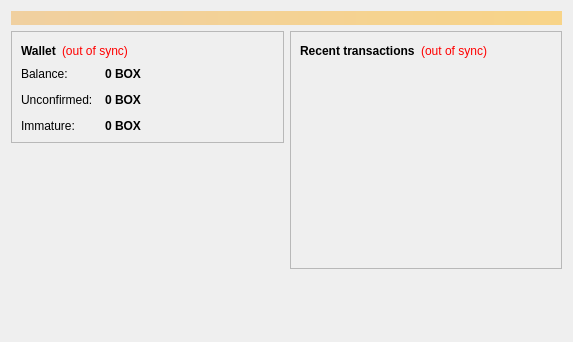
<?xml version="1.0" encoding="UTF-8"?>
<ui version="4.0">
 <class>OverviewPage</class>
 <widget class="QWidget" name="OverviewPage">
  <property name="geometry">
   <rect>
    <x>0</x>
    <y>0</y>
    <width>573</width>
    <height>342</height>
   </rect>
  </property>
  <property name="windowTitle">
   <string>Form</string>
  </property>
  <layout class="QVBoxLayout" name="topLayout">
   <item>
    <widget class="QLabel" name="labelAlerts">
     <property name="visible">
      <bool>false</bool>
     </property>
     <property name="styleSheet">
      <string notr="true">background-color: qlineargradient(x1: 0, y1: 0, x2: 1, y2: 0, stop:0 #F0D0A0, stop:1 #F8D488); color:#000000;</string>
     </property>
     <property name="wordWrap">
      <bool>true</bool>
     </property>
     <property name="margin">
      <number>3</number>
     </property>
    </widget>
   </item>
   <item>
    <layout class="QHBoxLayout" name="horizontalLayout" stretch="1,1">
     <item>
      <layout class="QVBoxLayout" name="verticalLayout_2">
       <item>
        <widget class="QFrame" name="frame">
         <property name="frameShape">
          <enum>QFrame::StyledPanel</enum>
         </property>
         <property name="frameShadow">
          <enum>QFrame::Raised</enum>
         </property>
         <layout class="QVBoxLayout" name="verticalLayout_4">
          <item>
           <layout class="QHBoxLayout" name="horizontalLayout_4">
            <item>
             <widget class="QLabel" name="label_5">
              <property name="font">
               <font>
                <weight>75</weight>
                <bold>true</bold>
               </font>
              </property>
              <property name="text">
               <string>Wallet</string>
              </property>
             </widget>
            </item>
            <item>
             <widget class="QLabel" name="labelWalletStatus">
              <property name="toolTip">
               <string>The displayed information may be out of date. Your wallet automatically synchronizes with the Bitcoin network after a connection is established, but this process has not completed yet.</string>
              </property>
              <property name="styleSheet">
               <string notr="true">QLabel { color: red; }</string>
              </property>
              <property name="text">
               <string notr="true">(out of sync)</string>
              </property>
              <property name="alignment">
               <set>Qt::AlignLeading|Qt::AlignLeft|Qt::AlignVCenter</set>
              </property>
             </widget>
            </item>
            <item>
             <spacer name="horizontalSpacer_2">
              <property name="orientation">
               <enum>Qt::Horizontal</enum>
              </property>
              <property name="sizeHint" stdset="0">
               <size>
                <width>40</width>
                <height>20</height>
               </size>
              </property>
             </spacer>
            </item>
           </layout>
          </item>
          <item>
           <layout class="QFormLayout" name="formLayout_2">
            <property name="fieldGrowthPolicy">
             <enum>QFormLayout::AllNonFixedFieldsGrow</enum>
            </property>
            <property name="horizontalSpacing">
             <number>12</number>
            </property>
            <property name="verticalSpacing">
             <number>12</number>
            </property>
            <item row="0" column="0">
             <widget class="QLabel" name="label">
              <property name="text">
               <string>Balance:</string>
              </property>
             </widget>
            </item>
            <item row="0" column="1">
             <widget class="QLabel" name="labelBalance">
              <property name="font">
               <font>
                <weight>75</weight>
                <bold>true</bold>
               </font>
              </property>
              <property name="cursor">
               <cursorShape>IBeamCursor</cursorShape>
              </property>
              <property name="toolTip">
               <string>Your current balance</string>
              </property>
              <property name="text">
               <string notr="true">0 BOX</string>
              </property>
              <property name="textInteractionFlags">
               <set>Qt::LinksAccessibleByMouse|Qt::TextSelectableByKeyboard|Qt::TextSelectableByMouse</set>
              </property>
             </widget>
            </item>
            <item row="1" column="0">
             <widget class="QLabel" name="label_3">
              <property name="text">
               <string>Unconfirmed:</string>
              </property>
             </widget>
            </item>
            <item row="1" column="1">
             <widget class="QLabel" name="labelUnconfirmed">
              <property name="font">
               <font>
                <weight>75</weight>
                <bold>true</bold>
               </font>
              </property>
              <property name="cursor">
               <cursorShape>IBeamCursor</cursorShape>
              </property>
              <property name="toolTip">
               <string>Total of transactions that have yet to be confirmed, and do not yet count toward the current balance</string>
              </property>
              <property name="text">
               <string notr="true">0 BOX</string>
              </property>
              <property name="textInteractionFlags">
               <set>Qt::LinksAccessibleByMouse|Qt::TextSelectableByKeyboard|Qt::TextSelectableByMouse</set>
              </property>
             </widget>
            </item>
            <item row="2" column="0">
             <widget class="QLabel" name="labelImmatureText">
              <property name="text">
               <string>Immature:</string>
              </property>
             </widget>
            </item>
            <item row="2" column="1">
             <widget class="QLabel" name="labelImmature">
              <property name="font">
               <font>
                <weight>75</weight>
                <bold>true</bold>
               </font>
              </property>
              <property name="toolTip">
               <string>Mined balance that has not yet matured</string>
              </property>
              <property name="text">
               <string notr="true">0 BOX</string>
              </property>
              <property name="textInteractionFlags">
               <set>Qt::LinksAccessibleByMouse|Qt::TextSelectableByKeyboard|Qt::TextSelectableByMouse</set>
              </property>
             </widget>
            </item>
           </layout>
          </item>
         </layout>
        </widget>
       </item>
       <item>
        <spacer name="verticalSpacer">
         <property name="orientation">
          <enum>Qt::Vertical</enum>
         </property>
         <property name="sizeHint" stdset="0">
          <size>
           <width>20</width>
           <height>40</height>
          </size>
         </property>
        </spacer>
       </item>
      </layout>
     </item>
     <item>
      <layout class="QVBoxLayout" name="verticalLayout_3">
       <item>
        <widget class="QFrame" name="frame_2">
         <property name="frameShape">
          <enum>QFrame::StyledPanel</enum>
         </property>
         <property name="frameShadow">
          <enum>QFrame::Raised</enum>
         </property>
         <layout class="QVBoxLayout" name="verticalLayout">
          <item>
           <layout class="QHBoxLayout" name="horizontalLayout_2">
            <item>
             <widget class="QLabel" name="label_4">
              <property name="text">
               <string>&lt;b&gt;Recent transactions&lt;/b&gt;</string>
              </property>
             </widget>
            </item>
            <item>
             <widget class="QLabel" name="labelTransactionsStatus">
              <property name="toolTip">
               <string>The displayed information may be out of date. Your wallet automatically synchronizes with the Bitcoin network after a connection is established, but this process has not completed yet.</string>
              </property>
              <property name="styleSheet">
               <string notr="true">QLabel { color: red; }</string>
              </property>
              <property name="text">
               <string notr="true">(out of sync)</string>
              </property>
              <property name="alignment">
               <set>Qt::AlignRight|Qt::AlignTrailing|Qt::AlignVCenter</set>
              </property>
             </widget>
            </item>
            <item>
             <spacer name="horizontalSpacer">
              <property name="orientation">
               <enum>Qt::Horizontal</enum>
              </property>
              <property name="sizeHint" stdset="0">
               <size>
                <width>40</width>
                <height>20</height>
               </size>
              </property>
             </spacer>
            </item>
           </layout>
          </item>
          <item>
           <widget class="QListView" name="listTransactions">
            <property name="styleSheet">
             <string notr="true">QListView { background: transparent; }</string>
            </property>
            <property name="frameShape">
             <enum>QFrame::NoFrame</enum>
            </property>
            <property name="verticalScrollBarPolicy">
             <enum>Qt::ScrollBarAlwaysOff</enum>
            </property>
            <property name="horizontalScrollBarPolicy">
             <enum>Qt::ScrollBarAlwaysOff</enum>
            </property>
            <property name="selectionMode">
             <enum>QAbstractItemView::NoSelection</enum>
            </property>
           </widget>
          </item>
         </layout>
        </widget>
       </item>
       <item>
        <spacer name="verticalSpacer_2">
         <property name="orientation">
          <enum>Qt::Vertical</enum>
         </property>
         <property name="sizeHint" stdset="0">
          <size>
           <width>20</width>
           <height>40</height>
          </size>
         </property>
        </spacer>
       </item>
      </layout>
     </item>
    </layout>
   </item>
  </layout>
 </widget>
 <resources/>
 <connections/>
</ui>
